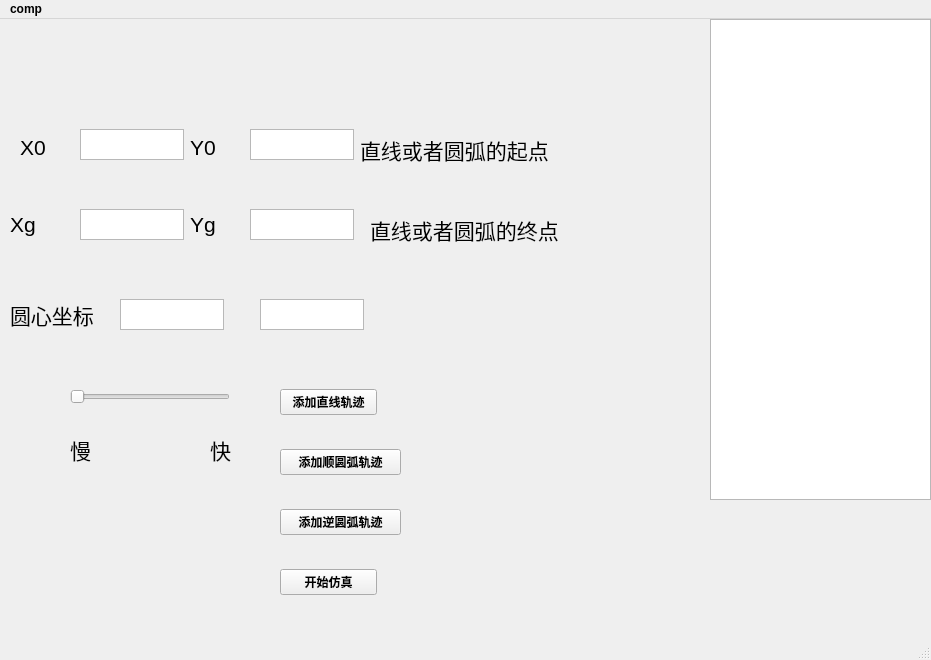
<?xml version="1.0" encoding="UTF-8"?>
<ui version="4.0">
 <class>MainWindow</class>
 <widget class="QMainWindow" name="MainWindow">
  <property name="geometry">
   <rect>
    <x>0</x>
    <y>0</y>
    <width>931</width>
    <height>660</height>
   </rect>
  </property>
  <property name="font">
   <font>
    <weight>75</weight>
    <bold>true</bold>
   </font>
  </property>
  <property name="windowTitle">
   <string>MainWindow</string>
  </property>
  <widget class="QWidget" name="centralwidget">
   <widget class="QTextEdit" name="output">
    <property name="geometry">
     <rect>
      <x>710</x>
      <y>0</y>
      <width>221</width>
      <height>481</height>
     </rect>
    </property>
   </widget>
   <widget class="QLabel" name="x0">
    <property name="geometry">
     <rect>
      <x>20</x>
      <y>120</y>
      <width>68</width>
      <height>17</height>
     </rect>
    </property>
    <property name="font">
     <font>
      <pointsize>16</pointsize>
      <weight>50</weight>
      <italic>false</italic>
      <bold>false</bold>
     </font>
    </property>
    <property name="text">
     <string>X0</string>
    </property>
   </widget>
   <widget class="QTextEdit" name="x0_input">
    <property name="geometry">
     <rect>
      <x>80</x>
      <y>110</y>
      <width>104</width>
      <height>31</height>
     </rect>
    </property>
   </widget>
   <widget class="QLabel" name="y0">
    <property name="geometry">
     <rect>
      <x>190</x>
      <y>120</y>
      <width>68</width>
      <height>17</height>
     </rect>
    </property>
    <property name="font">
     <font>
      <pointsize>16</pointsize>
      <weight>50</weight>
      <italic>false</italic>
      <bold>false</bold>
     </font>
    </property>
    <property name="text">
     <string>Y0</string>
    </property>
   </widget>
   <widget class="QTextEdit" name="y0_input">
    <property name="geometry">
     <rect>
      <x>250</x>
      <y>110</y>
      <width>104</width>
      <height>31</height>
     </rect>
    </property>
   </widget>
   <widget class="QLabel" name="xg">
    <property name="geometry">
     <rect>
      <x>10</x>
      <y>190</y>
      <width>68</width>
      <height>31</height>
     </rect>
    </property>
    <property name="font">
     <font>
      <pointsize>16</pointsize>
      <weight>50</weight>
      <italic>false</italic>
      <bold>false</bold>
     </font>
    </property>
    <property name="text">
     <string>Xg</string>
    </property>
   </widget>
   <widget class="QLabel" name="yg">
    <property name="geometry">
     <rect>
      <x>190</x>
      <y>190</y>
      <width>68</width>
      <height>31</height>
     </rect>
    </property>
    <property name="font">
     <font>
      <pointsize>16</pointsize>
      <weight>50</weight>
      <italic>false</italic>
      <bold>false</bold>
     </font>
    </property>
    <property name="text">
     <string>Yg</string>
    </property>
   </widget>
   <widget class="QTextEdit" name="xg_input">
    <property name="geometry">
     <rect>
      <x>80</x>
      <y>190</y>
      <width>104</width>
      <height>31</height>
     </rect>
    </property>
   </widget>
   <widget class="QTextEdit" name="yg_input">
    <property name="geometry">
     <rect>
      <x>250</x>
      <y>190</y>
      <width>104</width>
      <height>31</height>
     </rect>
    </property>
   </widget>
   <widget class="QPushButton" name="add_line">
    <property name="geometry">
     <rect>
      <x>280</x>
      <y>370</y>
      <width>97</width>
      <height>26</height>
     </rect>
    </property>
    <property name="text">
     <string>添加直线轨迹</string>
    </property>
   </widget>
   <widget class="QPushButton" name="add_arc">
    <property name="geometry">
     <rect>
      <x>280</x>
      <y>430</y>
      <width>121</width>
      <height>26</height>
     </rect>
    </property>
    <property name="text">
     <string>添加顺圆弧轨迹</string>
    </property>
   </widget>
   <widget class="QSlider" name="speed">
    <property name="geometry">
     <rect>
      <x>70</x>
      <y>370</y>
      <width>160</width>
      <height>16</height>
     </rect>
    </property>
    <property name="orientation">
     <enum>Qt::Horizontal</enum>
    </property>
   </widget>
   <widget class="QLabel" name="r_3">
    <property name="geometry">
     <rect>
      <x>70</x>
      <y>400</y>
      <width>68</width>
      <height>61</height>
     </rect>
    </property>
    <property name="font">
     <font>
      <pointsize>16</pointsize>
      <weight>50</weight>
      <italic>false</italic>
      <bold>false</bold>
     </font>
    </property>
    <property name="text">
     <string>慢</string>
    </property>
   </widget>
   <widget class="QLabel" name="r_4">
    <property name="geometry">
     <rect>
      <x>210</x>
      <y>400</y>
      <width>68</width>
      <height>61</height>
     </rect>
    </property>
    <property name="font">
     <font>
      <pointsize>16</pointsize>
      <weight>50</weight>
      <italic>false</italic>
      <bold>false</bold>
     </font>
    </property>
    <property name="text">
     <string>快</string>
    </property>
   </widget>
   <widget class="QLabel" name="r_5">
    <property name="geometry">
     <rect>
      <x>360</x>
      <y>110</y>
      <width>231</width>
      <height>41</height>
     </rect>
    </property>
    <property name="font">
     <font>
      <pointsize>16</pointsize>
      <weight>50</weight>
      <italic>false</italic>
      <bold>false</bold>
     </font>
    </property>
    <property name="text">
     <string>直线或者圆弧的起点</string>
    </property>
   </widget>
   <widget class="QLabel" name="r_6">
    <property name="geometry">
     <rect>
      <x>370</x>
      <y>190</y>
      <width>261</width>
      <height>41</height>
     </rect>
    </property>
    <property name="font">
     <font>
      <pointsize>16</pointsize>
      <weight>50</weight>
      <italic>false</italic>
      <bold>false</bold>
     </font>
    </property>
    <property name="text">
     <string>直线或者圆弧的终点</string>
    </property>
   </widget>
   <widget class="QTextEdit" name="origin_x">
    <property name="geometry">
     <rect>
      <x>120</x>
      <y>280</y>
      <width>104</width>
      <height>31</height>
     </rect>
    </property>
   </widget>
   <widget class="QTextEdit" name="origin_y">
    <property name="geometry">
     <rect>
      <x>260</x>
      <y>280</y>
      <width>104</width>
      <height>31</height>
     </rect>
    </property>
   </widget>
   <widget class="QLabel" name="yg_2">
    <property name="geometry">
     <rect>
      <x>10</x>
      <y>280</y>
      <width>101</width>
      <height>31</height>
     </rect>
    </property>
    <property name="font">
     <font>
      <pointsize>16</pointsize>
      <weight>50</weight>
      <italic>false</italic>
      <bold>false</bold>
     </font>
    </property>
    <property name="text">
     <string>圆心坐标</string>
    </property>
   </widget>
   <widget class="QPushButton" name="add_arc_2">
    <property name="geometry">
     <rect>
      <x>280</x>
      <y>490</y>
      <width>121</width>
      <height>26</height>
     </rect>
    </property>
    <property name="text">
     <string>添加逆圆弧轨迹</string>
    </property>
   </widget>
   <widget class="QPushButton" name="start">
    <property name="geometry">
     <rect>
      <x>280</x>
      <y>550</y>
      <width>97</width>
      <height>26</height>
     </rect>
    </property>
    <property name="text">
     <string>开始仿真</string>
    </property>
   </widget>
  </widget>
  <widget class="QMenuBar" name="menubar">
   <property name="geometry">
    <rect>
     <x>0</x>
     <y>0</y>
     <width>931</width>
     <height>25</height>
    </rect>
   </property>
   <widget class="QMenu" name="menuX0">
    <property name="title">
     <string>comp</string>
    </property>
   </widget>
   <addaction name="menuX0"/>
  </widget>
  <widget class="QStatusBar" name="statusbar"/>
 </widget>
 <resources/>
 <connections/>
</ui>
